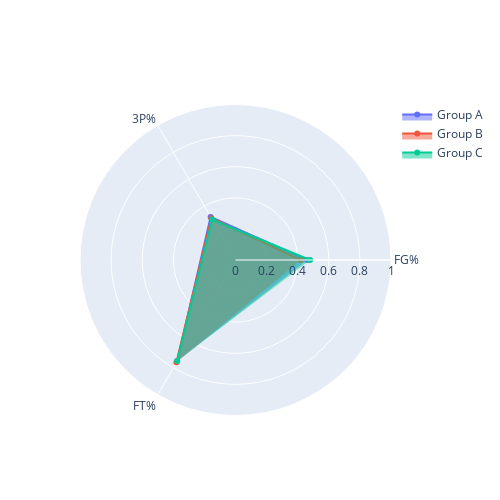

Source (notebook cell):
### Code cell
# Radar visualization of FG%, 3P% and FT% stats to compare group A,B, and C.
shooting_categories = ['FG%', '3P%','FT%']
shooting_fig = go.Figure()
shooting_fig.add_trace(go.Scatterpolar(
    r = [0.46,0.32,0.75],
    theta = shooting_categories,
    fill='toself',
    name= 'Group A'
))

shooting_fig.add_trace(go.Scatterpolar(
    r = [0.42,0.31,0.76],
    theta = shooting_categories,
    fill='toself',
    name= 'Group B'
))

shooting_fig.add_trace(go.Scatterpolar(
    r = [0.48,0.30,0.75],
    theta = shooting_categories,
    fill='toself',
    name= 'Group C'
))

shooting_fig.update_layout(
    polar=dict(
        radialaxis=dict(
          visible=True,
          range=[0,1]
        )),
    showlegend=True,
    width = 500,
    height = 500
)
    
shooting_fig.show()

### Figure 1 — Plotly figure (JSON) as saved in the notebook; plotly's stock layout.template omitted (floating-point values rounded to 4 significant figures)
{"data": [{"fill": "toself", "name": "Group A", "r": [0.46, 0.32, 0.75], "theta": ["FG%", "3P%", "FT%"], "type": "scatterpolar"}, {"fill": "toself", "name": "Group B", "r": [0.42, 0.31, 0.76], "theta": ["FG%", "3P%", "FT%"], "type": "scatterpolar"}, {"fill": "toself", "name": "Group C", "r": [0.48, 0.3, 0.75], "theta": ["FG%", "3P%", "FT%"], "type": "scatterpolar"}], "layout": {"height": 500, "polar": {"angularaxis": {"type": "category"}, "radialaxis": {"autorange": false, "range": [0, 1], "type": "linear", "visible": true}}, "showlegend": true, "width": 500}}
